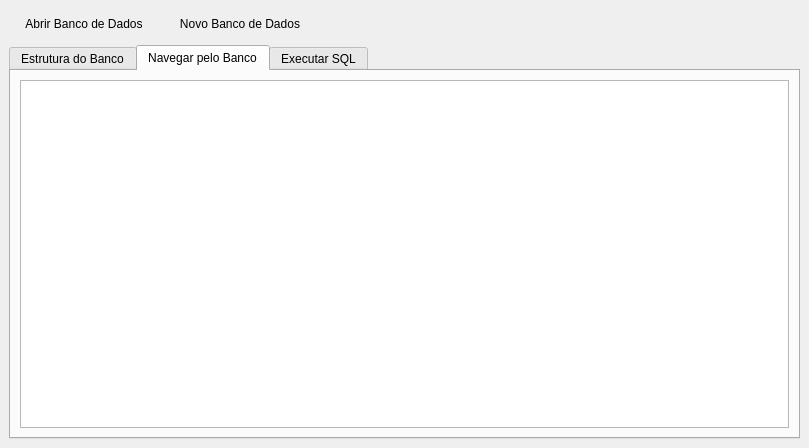
<?xml version="1.0" encoding="UTF-8"?>
<ui version="4.0">
 <class>SQLiteUi</class>
 <widget class="QMainWindow" name="SQLiteUi">
  <property name="geometry">
   <rect>
    <x>0</x>
    <y>0</y>
    <width>809</width>
    <height>448</height>
   </rect>
  </property>
  <property name="windowTitle">
   <string>SQLiteUi</string>
  </property>
  <widget class="QWidget" name="centralwidget">
   <layout class="QVBoxLayout" name="verticalLayout">
    <item>
     <layout class="QHBoxLayout" name="horizontalLayout">
      <item>
       <widget class="QPushButton" name="pushButton_open">
        <property name="minimumSize">
         <size>
          <width>150</width>
          <height>30</height>
         </size>
        </property>
        <property name="styleSheet">
         <string notr="true">/* Estilo inicial do botão */
QPushButton {
  border: none; /* Sem borda inicialmente */
}

/* Quando passa o mouse por cima */
QPushButton:hover {
  border: 1px solid gray; /* Borda preta */
background-color: rgb(222, 222, 222);	
}


</string>
        </property>
        <property name="text">
         <string>Abrir Banco de Dados</string>
        </property>
       </widget>
      </item>
      <item>
       <widget class="QPushButton" name="pushButton_2_new">
        <property name="minimumSize">
         <size>
          <width>150</width>
          <height>30</height>
         </size>
        </property>
        <property name="styleSheet">
         <string notr="true">/* Estilo inicial do botão */
QPushButton {
  border: none; /* Sem borda inicialmente */
}

/* Quando passa o mouse por cima */
QPushButton:hover {
  border: 1px solid gray; /* Borda preta */
background-color: rgb(222, 222, 222);	
}


</string>
        </property>
        <property name="text">
         <string>Novo Banco de Dados</string>
        </property>
       </widget>
      </item>
      <item>
       <spacer name="horizontalSpacer">
        <property name="orientation">
         <enum>Qt::Horizontal</enum>
        </property>
        <property name="sizeHint" stdset="0">
         <size>
          <width>40</width>
          <height>20</height>
         </size>
        </property>
       </spacer>
      </item>
     </layout>
    </item>
    <item>
     <widget class="QTabWidget" name="tabWidget_paginas">
      <property name="currentIndex">
       <number>1</number>
      </property>
      <widget class="QWidget" name="tab">
       <attribute name="title">
        <string>Estrutura do Banco</string>
       </attribute>
       <layout class="QHBoxLayout" name="horizontalLayout_3">
        <item>
         <widget class="QTreeWidget" name="treeWidget">
          <column>
           <property name="text">
            <string notr="true">1</string>
           </property>
          </column>
         </widget>
        </item>
       </layout>
      </widget>
      <widget class="QWidget" name="Navegar">
       <attribute name="title">
        <string>Navegar pelo Banco</string>
       </attribute>
       <layout class="QHBoxLayout" name="horizontalLayout_2">
        <item>
         <widget class="QTableWidget" name="tableWidget_2"/>
        </item>
       </layout>
      </widget>
      <widget class="QWidget" name="tab_3">
       <attribute name="title">
        <string>Executar SQL</string>
       </attribute>
       <layout class="QVBoxLayout" name="verticalLayout_2">
        <item>
         <widget class="QTextEdit" name="textEdit"/>
        </item>
        <item>
         <widget class="QTableWidget" name="tableWidget"/>
        </item>
       </layout>
      </widget>
     </widget>
    </item>
   </layout>
  </widget>
 </widget>
 <resources/>
 <connections/>
</ui>
